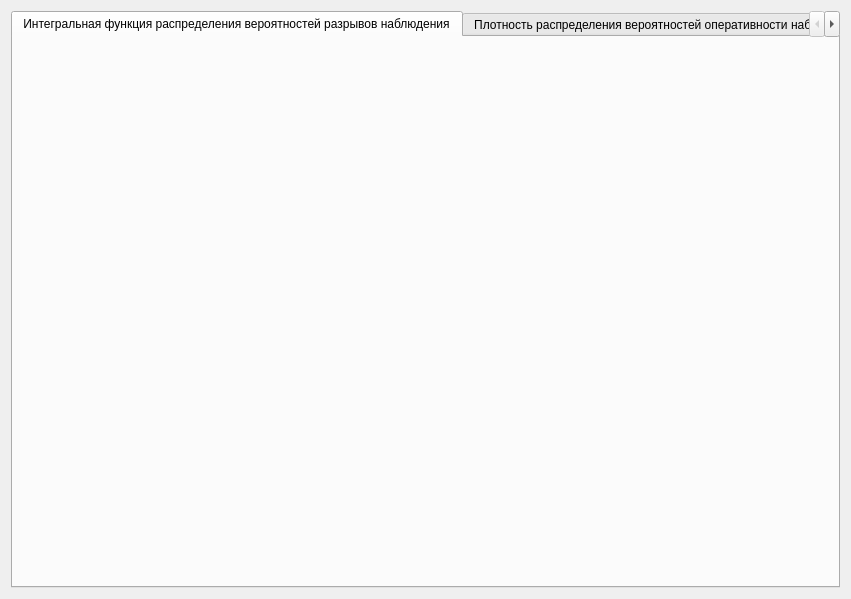
<?xml version="1.0" encoding="UTF-8"?>
<ui version="4.0">
 <class>C_output</class>
 <widget class="QWidget" name="C_output">
  <property name="geometry">
   <rect>
    <x>0</x>
    <y>0</y>
    <width>851</width>
    <height>599</height>
   </rect>
  </property>
  <property name="windowTitle">
   <string>Form</string>
  </property>
  <layout class="QGridLayout" name="gridLayout">
   <item row="0" column="0">
    <widget class="QTabWidget" name="tabWidget">
     <property name="currentIndex">
      <number>0</number>
     </property>
     <widget class="QWidget" name="tab_2">
      <attribute name="title">
       <string>Интегральная функция распределения вероятностей разрывов наблюдения</string>
      </attribute>
      <layout class="QHBoxLayout" name="horizontalLayout_7">
       <item>
        <layout class="QHBoxLayout" name="horizontalLayout_6"/>
       </item>
      </layout>
     </widget>
     <widget class="QWidget" name="tab_3">
      <attribute name="title">
       <string>Плотность распределения вероятностей оперативности наблюдения</string>
      </attribute>
      <layout class="QGridLayout" name="gridLayout_2">
       <item row="2" column="2">
        <spacer name="verticalSpacer">
         <property name="orientation">
          <enum>Qt::Vertical</enum>
         </property>
         <property name="sizeHint" stdset="0">
          <size>
           <width>20</width>
           <height>40</height>
          </size>
         </property>
        </spacer>
       </item>
       <item row="0" column="0" rowspan="3">
        <layout class="QHBoxLayout" name="horizontalLayout_2"/>
       </item>
       <item row="1" column="2">
        <widget class="QLabel" name="label">
         <property name="maximumSize">
          <size>
           <width>140</width>
           <height>16777215</height>
          </size>
         </property>
         <property name="text">
          <string>TextLabel</string>
         </property>
        </widget>
       </item>
       <item row="0" column="2">
        <spacer name="verticalSpacer_2">
         <property name="orientation">
          <enum>Qt::Vertical</enum>
         </property>
         <property name="sizeHint" stdset="0">
          <size>
           <width>20</width>
           <height>40</height>
          </size>
         </property>
        </spacer>
       </item>
       <item row="1" column="3">
        <widget class="QLabel" name="label_2">
         <property name="maximumSize">
          <size>
           <width>140</width>
           <height>16777215</height>
          </size>
         </property>
         <property name="text">
          <string>TextLabel</string>
         </property>
        </widget>
       </item>
      </layout>
     </widget>
    </widget>
   </item>
  </layout>
 </widget>
 <resources/>
 <connections/>
</ui>
